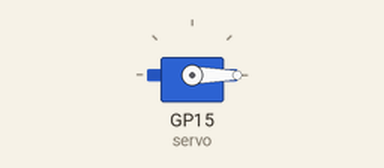
Simulated run of this program. Board: Raspberry Pi Pico running CircuitPython. Shown: servo. Servo angles are drawn from the pulse width (0.5 ms = 0°, 2.5 ms = 180°). At 7.5 s the program ends and the board releases its pins; the recording ends there.

Above: at 0.1 s.
At 1.7 s:
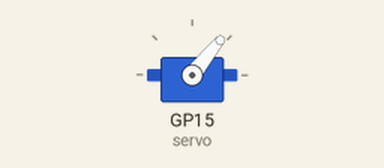
At 2.8 s:
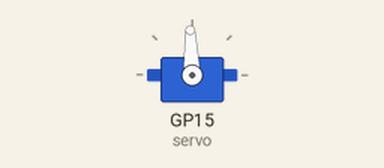
At 5.3 s:
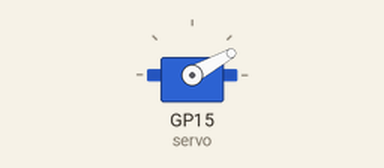
Timing chart, 0 to 7.5 s (numbered marks = the images above):
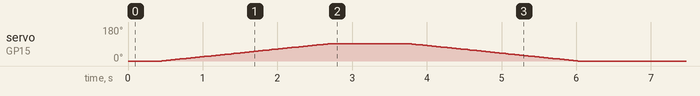

The program:

servo_motor.py
```python
import time
import board
import pwmio

# Initialize PWM for servo on GP15
servo = pwmio.PWMOut(board.GP15, frequency=50)

# Calibrate these values to your specific servo's pulse width range
MIN_DUTY = 1000  # Adjust based on your servo's min pulse width
MAX_DUTY = 9000  # Adjust based on your servo's max pulse width

def set_servo_angle_slowly(target_angle, delay=0.03):
    # Get current angle based on duty cycle or assume it starts at 0 degrees
    current_duty = servo.duty_cycle
    current_angle = int((current_duty - MIN_DUTY) * 180 / (MAX_DUTY - MIN_DUTY)) if current_duty > 0 else 0

    # Determine direction and move gradually
    step = 1 if target_angle > current_angle else -1
    for angle in range(current_angle, target_angle + step, step):
        duty = int(MIN_DUTY + (angle / 180) * (MAX_DUTY - MIN_DUTY))

        # Only set duty cycle within valid range
        if MIN_DUTY <= duty <= MAX_DUTY:
            servo.duty_cycle = duty
        time.sleep(delay)  # Delay for smoother movement

def stop_servo():
    # Set duty cycle to 0 to turn off PWM and stop vibration
    servo.duty_cycle = 0


# while True:

# Test slow movement without overshooting
set_servo_angle_slowly(90)  # Slowly move to 90 degrees
time.sleep(1)

set_servo_angle_slowly(0)  # Slowly return to 0 degrees
stop_servo()  # Turn off PWM signal to prevent vibrations
time.sleep(1)
```
